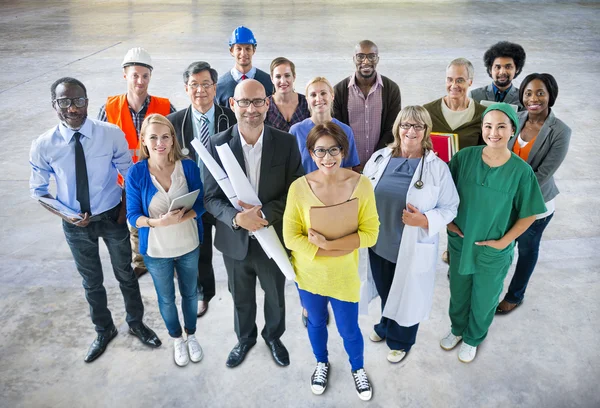
#> input picture Img/original/testeCv2.jpg, 600 x 408 px, found by its file name
$ python DetectorComFoto.py
#> lines starting #> are read from the running program, lines starting #| are printed output that depends on the picture; after the words box and inside, x2 and y2 are one past the last pixel; in counts of white or black regions, pixels touching at a corner belong together
# Biblioteca do opencv que instalamos no terminal utilizando o gerenciador de pacotes pip
import cv2
# Aqui carregamos nosso classificador cascata
face_classifier = cv2.CascadeClassifier('Model/haarcascade_frontalface_default.xml')

imagem_original = cv2.imread('Img/original/testeCv2.jpg')
#> imagem_original is the input picture: shape (408, 600, 3); mean B, G, R 158.8, 156.7, 151.7
copia_da_imagem_original = cv2.imread('Img/original/testeCv2.jpg')

# Para que o modelo funcione corretamente é necessário mudar a imagem realizando o processamento de imagem alterando ela para escala de cinza
imagem_original_gray = cv2.cvtColor(imagem_original, cv2.COLOR_BGR2GRAY)
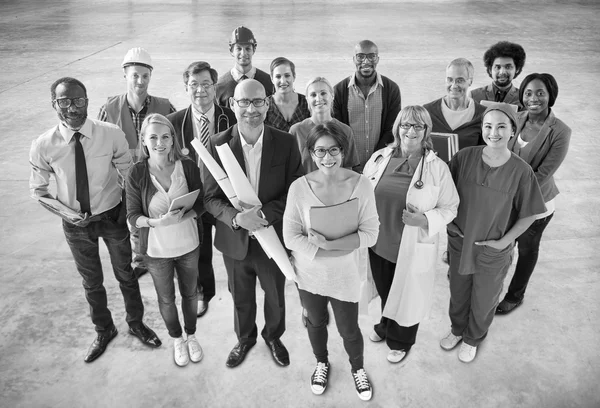
#> imagem_original_gray: shape (408, 600); min 0, max 255, mean 155.5

# Variável que armazena objeto(s) com as coordenadas da face encontrada na imagem
faces = face_classifier.detectMultiScale(imagem_original_gray, 1.0485258, 6)
#> faces = 13 rows, first 6: [487, 55, 31, 31], [126, 66, 28, 28], [269, 65, 28, 28], [441, 69, 28, 28], [476, 112, 38, 38], [519, 81, 32, 32]

if len(faces) == 0:
    print("Nenhuma face encontrada!")
else:
    for (x,y,w,h) in faces:
        # cv2.rectangle comando utilizado para inserir um retangulo nas coordenadas encontradas pelo modelo cascata
        face_detected = cv2.rectangle(imagem_original, (x,y), (x+w,y+h), (127,0,255), 2)
#> this loop made 13 passes
#> (x, y, w, h) on passes 1 to 12: (487, 55, 31, 31), (126, 66, 28, 28), (269, 65, 28, 28), (441, 69, 28, 28), (476, 112, 38, 38), (519, 81, 32, 32), (185, 73, 32, 32), (143, 125, 34, 34), (306, 135, 40, 40), (227, 84, 47, 47), (42, 291, 53, 53), (276, 187, 63, 63)
#> pass 2, `face_detected = cv2.rectangle(imagem_original, (x,y), (x+w,y+h), (127,..`:
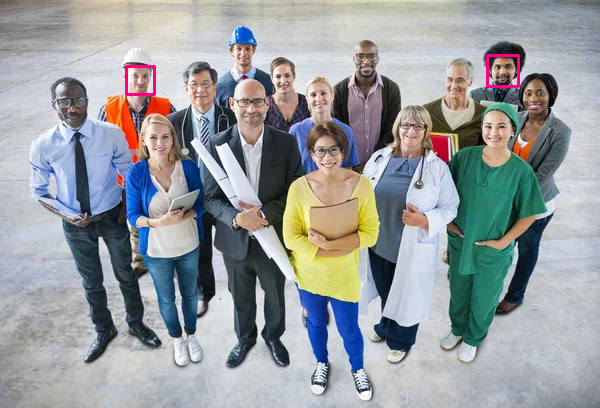
#> face_detected: shape (408, 600, 3); mean B, G, R 158.8, 156.3, 152.1
#> pass 3, `face_detected = cv2.rectangle(imagem_original, (x,y), (x+w,y+h), (127,..`:
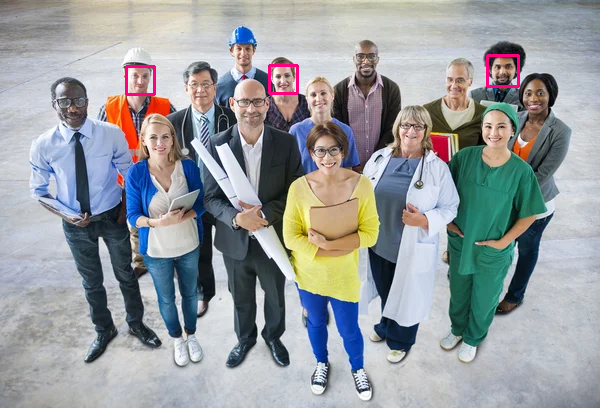
#> face_detected: shape (408, 600, 3); 0.14% of pixels changed, all inside (x1, y1, x2, y2) = (268, 64, 299, 95)
#> after the loop:
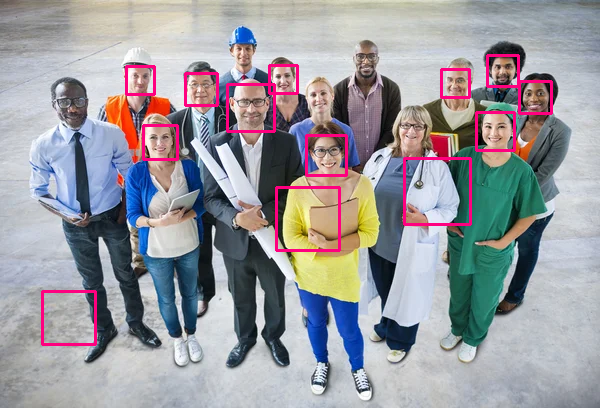
#> imagem_original: shape (408, 600, 3); 2.51% of pixels changed, all inside (x1, y1, x2, y2) = (41, 54, 553, 346)

    # Salva a imagem modificada com a face/rosto encontrado na imagem na pasta modificada
    cv2.imwrite('Img/modificada/imagem1-modificada-com-face.jpg', face_detected)

    # Comando utilizado para exibir imagem
    cv2.imshow('Face Detectada', face_detected)
    cv2.imshow("Imagem Original",copia_da_imagem_original)
    # Comando utilizado para permitir que as imagems apareçam e fiquem esperando na tela até que o usuário digite o comando "Esc" para fechar as imagens depois que forem visualizadas com calma
    cv2.waitKey(0)
    # Comando utilizado para destruir as imagens visualizadas e não manter elas na memória
    cv2.destroyAllWindows()

$ run again, with Img/original/testeCv3.jpg copied over Img/original/testeCv2.jpg
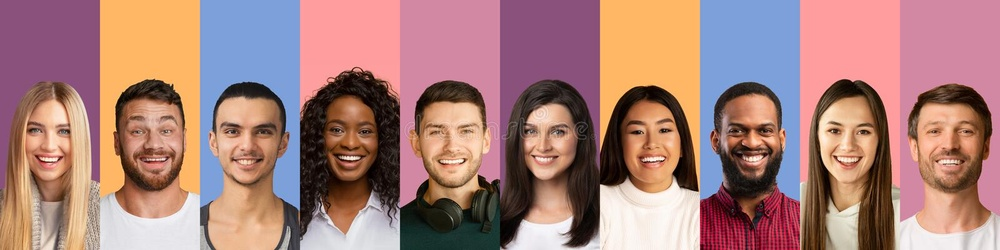
#> input picture Img/original/testeCv3.jpg, 1000 x 250 px, shrunk from 1600 x 400 before the run, found by its file name
#> imagem_original is the input picture: shape (250, 1000, 3); mean B, G, R 122.5, 127.3, 168.7
#> `imagem_original_gray = cv2.cvtColor(imagem_original, cv2.COLOR_BGR2GRAY)`:
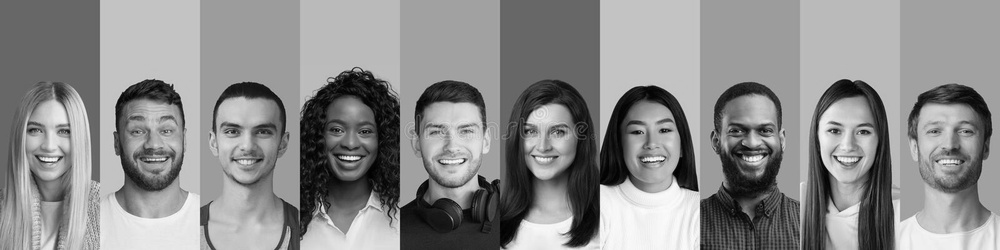
#> imagem_original_gray: shape (250, 1000); min 0, max 252, mean 139.1
#> faces = [[513, 106, 66, 66], [15, 104, 69, 69], [414, 102, 76, 76], [617, 103, 71, 71], [717, 103, 70, 70], [313, 99, 75, 75], [810, 102, 75, 75], [113, 97, 81, 81], [910, 100, 79, 79], [204, 98, 86, 86]]
#> the loop `for (x,y,w,h) in faces:` made 10 passes
#> after the loop `for (x,y,w,h) in faces:`:
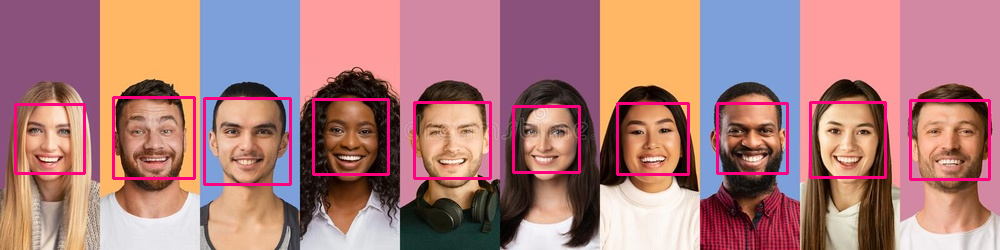
#> imagem_original: shape (250, 1000, 3); 3.57% of pixels changed, all inside (x1, y1, x2, y2) = (14, 96, 991, 186)

$ run again, with Img/original/testeCv.jpg copied over Img/original/testeCv2.jpg
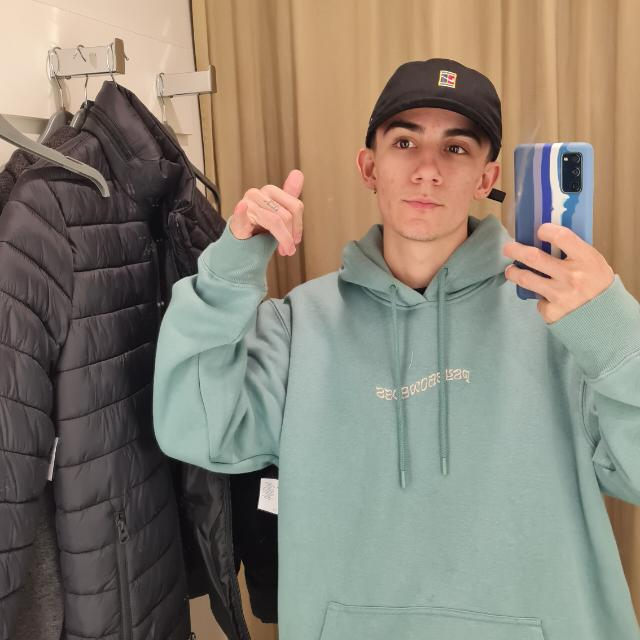
#> input picture Img/original/testeCv.jpg, 640 x 640 px, found by its file name
#> imagem_original is the input picture: shape (640, 640, 3); mean B, G, R 116.6, 130.3, 137.9
#> `imagem_original_gray = cv2.cvtColor(imagem_original, cv2.COLOR_BGR2GRAY)`:
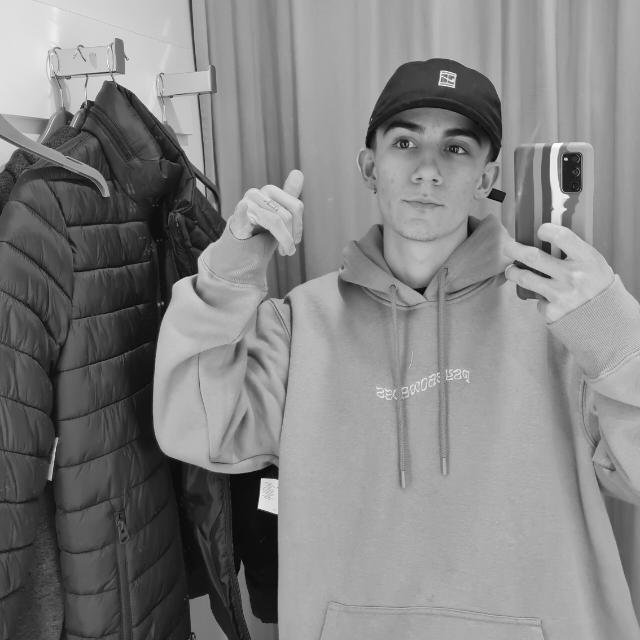
#> imagem_original_gray: shape (640, 640); min 1, max 255, mean 131
#> faces = [[35, 583, 33, 33], [59, 570, 60, 60], [44, 486, 62, 62], [50, 529, 60, 60], [381, 219, 57, 57], [360, 100, 134, 134], [42, 407, 126, 126]]
#> the loop `for (x,y,w,h) in faces:` made 7 passes
#> after the loop `for (x,y,w,h) in faces:`:
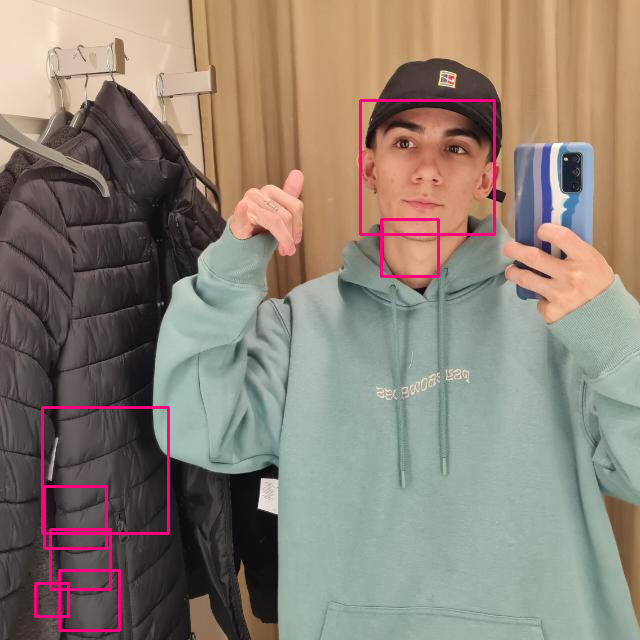
#> imagem_original: shape (640, 640, 3); 1.51% of pixels changed, all inside (x1, y1, x2, y2) = (34, 99, 496, 632)
